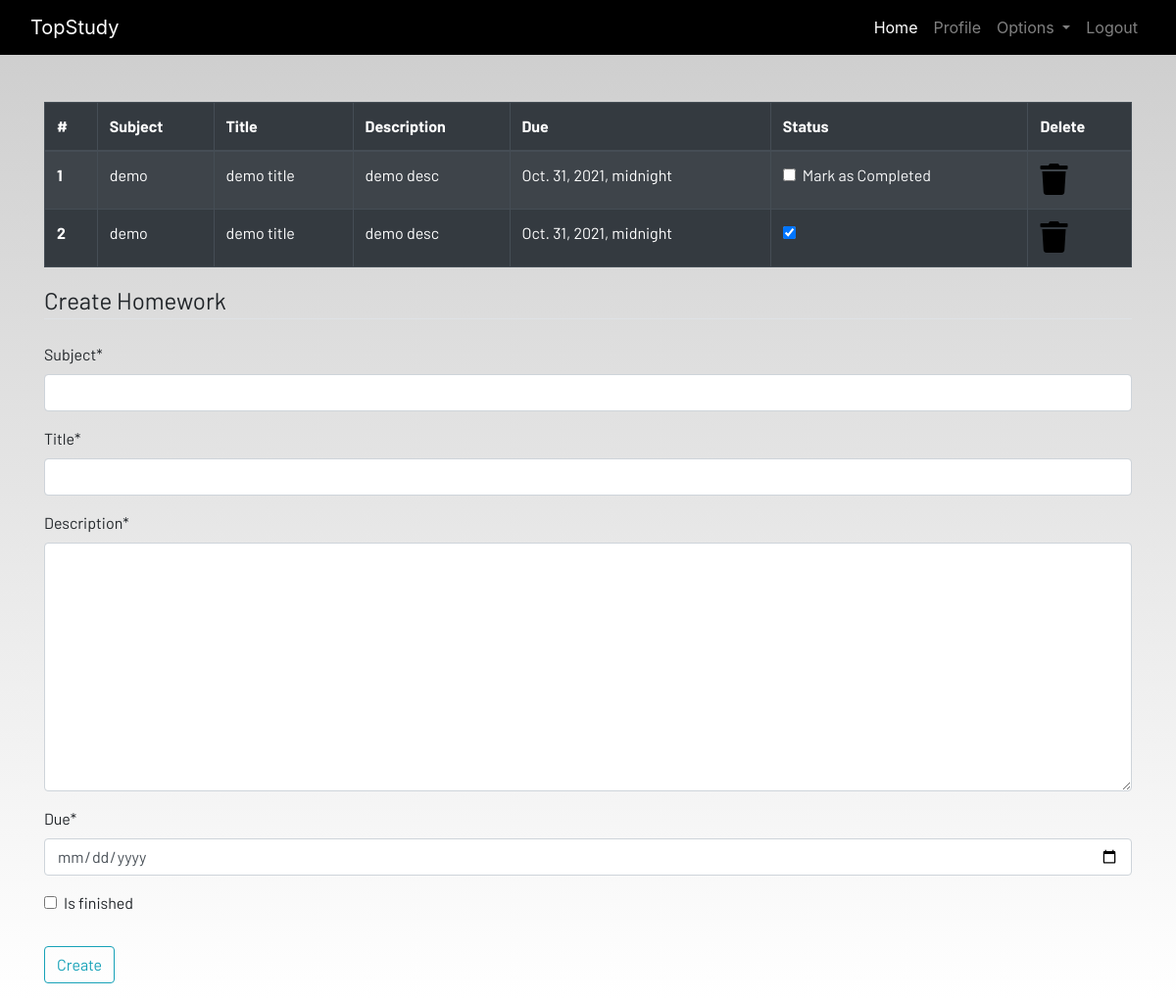
Screenshot of /homework (signed in) with the database file from the repository.
### dashboard/models.py (models this page shows, shortened)
class Homework(models.Model):
    user = models.ForeignKey(User,on_delete=models.CASCADE)
    subject = models.CharField(max_length=50)
    title = models.CharField(max_length=100)
    description = models.TextField()
    due = models.DateTimeField()
    is_finished = models.BooleanField(default=False)

### dashboard/views.py (the view)
# urls.py: path('homework',views.homework,name ="homework"),
@login_required
def homework(request):
    if request.method == 'POST':
        form = HomeworkForm(request.POST)
        if form.is_valid():
            try:
                finished = request.POST['is_finished']
                if finished == 'on':
                    finished = True
                else:
                    finished =False
            except:
                finished = False
            homeworks = Homework(
                user = request.user,
                subject = request.POST['subject'],
                title = request.POST['title'],
                description = request.POST['description'],
                due = request.POST['due'],
                is_finished = finished
            )
            homeworks.save()
            messages.success(request,f'Homework added from {request.user.username}!!')
    else:
        form = HomeworkForm()
    homeworks  = Homework.objects.filter(user = request.user)
    if len(homeworks) == 0:
        homework_done = True
    else:
        homework_done = False
    context = {'homeworks':homeworks ,
    'homework_done' :homework_done,
    'form':form,}
    return render(request ,'dashboard/homework.html',context)

### dashboard/forms.py
class HomeworkForm(forms.ModelForm):
    class Meta:
        model = Homework
        widgets = {'due':DateInput()}
        fields = ['subject','title','description','due','is_finished']

### dashboard/templates/dashboard/homework.html (shortened to what this page needs)
{% extends 'dashboard/base.html' %}
{% load static %}
{% load crispy_forms_tags %}
{% block content %}
<div class="container">
    {% if not homework_done %}
    <table class="table table-striped table-bordered table-hover table-dark">
        <thead>
            <tr>
                <th scope="col">#</th>
                <th scope="col">Subject</th>
                <th scope="col">Title</th>
                <th scope="col">Description</th>
                <th scope="col">Due</th>
                <th scope="col">Status</th>
                <th scope="col">Delete</th>
            </tr>
        </thead>
        <tbody>
            {% for homework in homeworks %}
            <tr>
                <th scope="row">{{forloop.counter}}</th>
                <td>{{homework.subject}}</td>
                <td>{{homework.title}}</td>
                <td>{{homework.description}}</td>
                <td>{{homework.due}}</td>
                <td>
                    <a href="{% url 'update_homework' homework.id %}">
                        <div class="form-check">
                            {% if homework.is_finished %}
                                <input class="form-check-input" type="checkbox" value="" checked>
                            {% else %}
                                <input class="form-check-input" type="checkbox" value="">
                            <label class="form-check-label text-light" for="flexCheckDefault">
                                Mark as Completed
                            </label>
                            {% endif %}
                        </div>
                    </a>
                </td>
                <td><a href="{% url 'delete_homework' homework.id %}"><i class="fa fa-trash fa-2x"></i></a></td>
            </tr>
            {% endfor %}
        </tbody>
    </table>
    {% else %}
    <h4>All homeworks are completed!! Create to have more!!</h4>
    {% endif %}
</div>
<div class=" container">
    <form method="POST">
        <fieldset class="form-group">
            <legend class="border-bottom mb-4">Create Homework</legend>
            {{form|crispy}}
        </fieldset>
        <div class="form-group">
            <button href="" class="btn btn-outline-info" type="submit">
                Create
            </button>
        </div>
    </form>
</div>
{% endblock content %}

### static/css/main.css (style rules this page uses)
html { scroll-behavior: smooth; height: 100%; width: 100%; }
a { text-decoration: none !important; color: black; }
html, body { max-width: 100%; overflow-x: hidden; height: 100%; width: 100%; }
body { background: linear-gradient(rgba(0, 0, 0, 0.2), rgba(255, 255, 255, 0.5)); overflow-x: hidden; background-repeat: no-repeat; }
.fa { color: black; }

### rows the page displays
Homework: subject "demo", title "demo title", description "demo desc", due "Oct. 31, 2021, midnight"
Homework: subject "demo", title "demo title", description "demo desc", due "Oct. 31, 2021, midnight"
